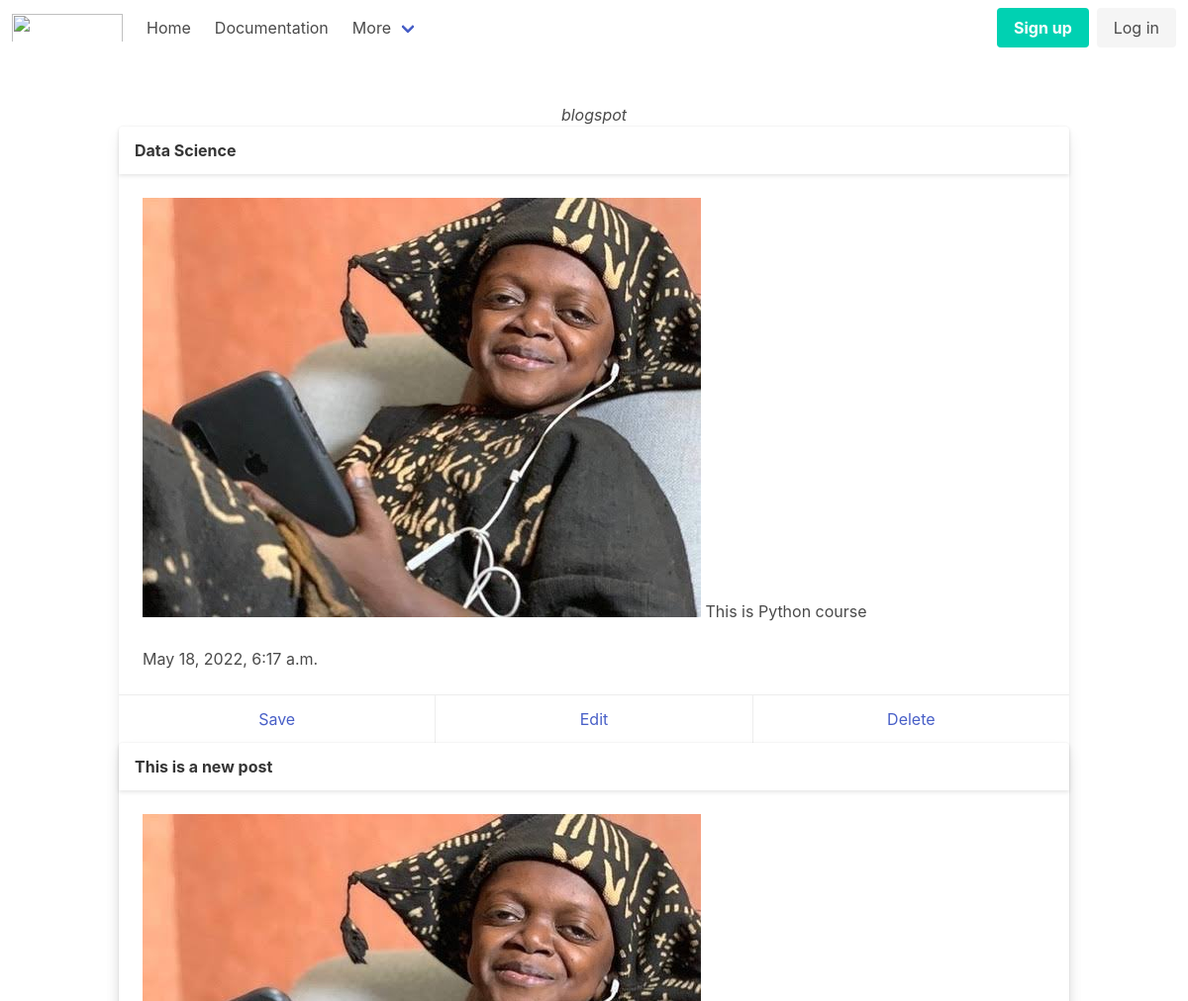
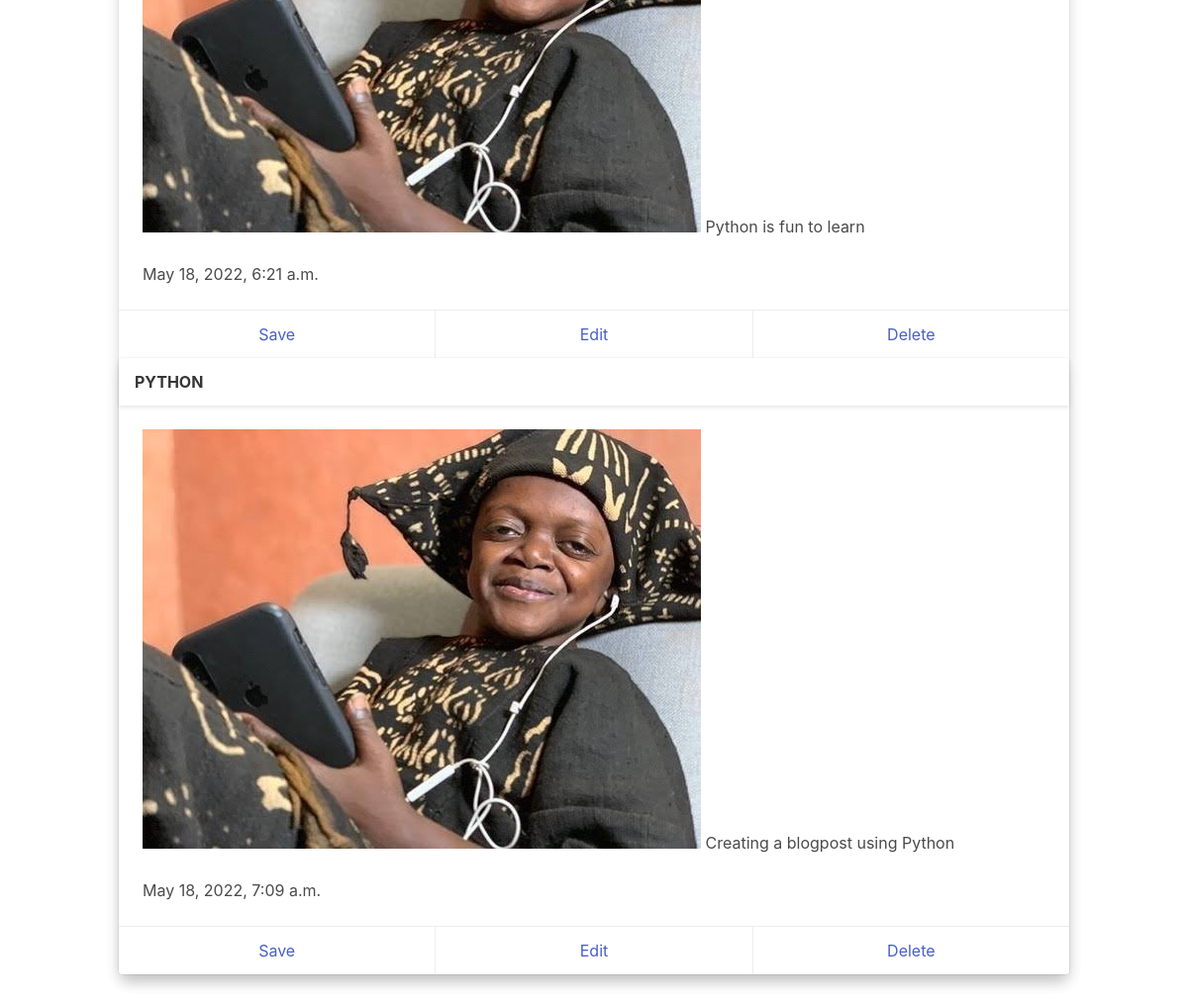
The page / on the database its author committed (2 pictures, top to bottom).
### department/models.py (models this page shows, shortened)
class Post(models.Model):
	title = models.CharField(max_length=50)
	description = models.TextField()
	published_date = models.DateTimeField("date published")

### department/views.py (the view)
# urls.py: path('', views.homepage),
def homepage(request):
	return render(request, 'index.html', {"post": Post.objects.all})

### department/templates/index.html (shortened to what this page needs)
{% extends 'base.html'%}

### department/templates/base.html (shortened to what this page needs)
  <head>
    <link rel="stylesheet" href="https://cdn.jsdelivr.net/npm/bulma@0.9.4/css/bulma.min.css">
    <link rel="stylesheet" type="text/css" href="/static/css/style.css">
  </head>
  <body>
  <nav class="navbar" role="navigation" aria-label="main navigation">
    <div class="navbar-brand">
      <a class="navbar-item" href="https://bulma.io">
        <img src="https://bulma.io/images/bulma-logo.png" width="112" height="28">
      </a>
    </div>
    <div id="navbarBasicExample" class="navbar-menu">
      <div class="navbar-start">
        <a class="navbar-item" href="#">
          Home
        </a>
        <a class="navbar-item">
          Documentation
        </a>
        <div class="navbar-item has-dropdown is-hoverable">
          <a class="navbar-link">
            More
          </a>
        </div>
      </div>
    <div class="navbar-end">
      <div class="navbar-item">
        <div class="buttons">
          <a class="button is-primary">
            <strong>Sign up</strong>
          </a>
          <a class="button is-light">
            Log in
          </a>
        </div>
      </div>
    </div>
  </div>
</nav>
  <section class="section">
    <p class="paragraph"> blogspot</p>
    <div class="container">
      {% for p in post %}
<div class="card">
  <header class="card-header">
    <p class="card-header-title">
      {{p.title}}
    </p>
    <button class="card-header-icon" aria-label="more options">
      <span class="icon">
      </span>
    </button>
  </header>
  <div class="card-content">
    <div class="content">
      <img src ="/static/images/smile.jpg">
      {{p.description}}
      <br><br>
      <time datetime="2016-1-1">{{p.published_date}}</time>
    </div>
  </div>
  <footer class="card-footer">
    <a href="#" class="card-footer-item">Save</a>
    <a href="#" class="card-footer-item">Edit</a>
    <a href="#" class="card-footer-item">Delete</a>
  </footer>
  {% endfor %}
</div>
</div>
    </div>
  </section>
  </body>

### department/static/css/style.css (style rules this page uses)
.paragraph { text-align: center; font-style: italic; }

### rows shown on the page
Post: title "Data Science", description "This is Python course", published_date "May 18, 2022, 6:17 a.m."
Post: title "This is a new post", description "Python is fun to learn", published_date "May 18, 2022, 6:21 a.m."
Post: title "PYTHON", description "Creating a blogpost using Python", published_date "May 18, 2022, 7:09 a.m."
